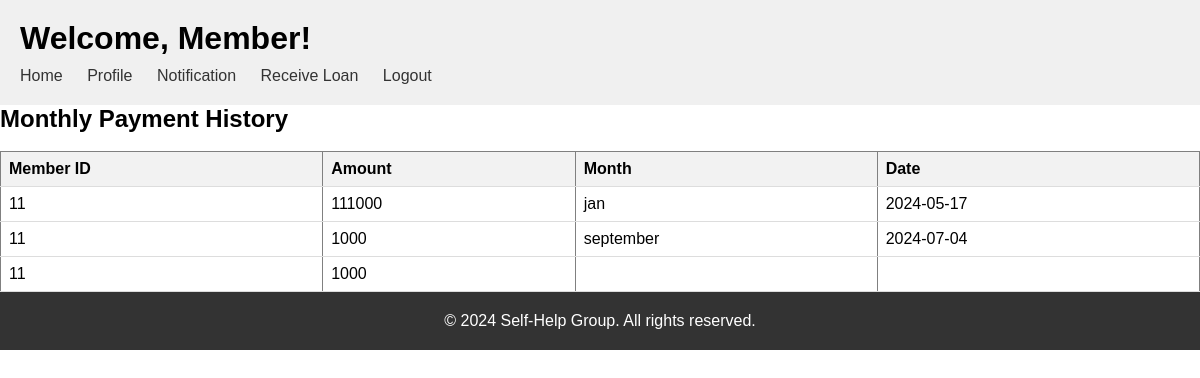
The app's page /MemberViewProviousHistory.php (signed in) with its own data.
### tables this page shows
CREATE TABLE `otherloans` (
  `id` int(11) NOT NULL,
  `organization_name` varchar(255) NOT NULL,
  `date` date NOT NULL,
  `loan_amount` decimal(10,2) NOT NULL,
  `interest_rate` decimal(5,2) NOT NULL,
  `installment_months` int(11) NOT NULL,
  `RequestLoanAmount` varchar(233) NOT NULL,
  `RequestInterestRate` varchar(200) NOT NULL,
  `RequestDate` date DEFAULT NULL,
  `RequestStutas` varchar(111) NOT NULL,
  `saving_amount` varchar(200) DEFAULT NULL,
  `saving_month` varchar(200) DEFAULT NULL,
  `saving_payment_date` datetime(6) DEFAULT NULL,
  `MemberTotalSaving` varchar(200) DEFAULT NULL,
  `memberid` varchar(255) DEFAULT NULL,
  `receive_loan_organisation` varchar(255) DEFAULT NULL,
  `receive_loan_date` date DEFAULT NULL,
  `receive_loan_amount` varchar(255) DEFAULT NULL,
  `receive_loan_interest` varchar(255) DEFAULT NULL,
  `type` varchar(255) DEFAULT NULL,
  `saving_date` date DEFAULT NULL,
  `receive_installment_month` int(200) NOT NULL
);

### MemberViewProviousHistory.php (the view, shortened to what this page needs)
<!DOCTYPE html>
<html lang="en">
<head>
</head>
<body>
<?php include 'MemberHeader.php'; ?>
<?php
include "config.php";
if(isset($_SESSION['user_data'])) {
    $user_data = $_SESSION['user_data'];
    $memberid = $user_data['memberid'];
    $sql = "SELECT * FROM otherloans WHERE memberid = '$memberid'";
    $result = $conn->query($sql);
    if ($result->num_rows > 0) {
        echo "<div class='container'>";
        echo "<h2>Monthly Payment History</h2> <br>";
        echo "<table border='1'>";
        echo "<tr><th>Member ID</th><th>Amount</th><th>Month</th><th>Date</th></tr>";
        while($row = $result->fetch_assoc()) {
            echo "<tr>";
            echo "<td>" . $row["memberid"] . "</td>";
            echo "<td>" . $row["saving_amount"] . "</td>";
            echo "<td>" . $row["saving_month"] . "</td>";
            echo "<td>" . $row["saving_date"] . "</td>";
            echo "</tr>";
        }
        echo "</table>";
        echo "</div>";
    } else {
        echo "<div class='container'>No payments found for the logged-in user.</div>";
    }
} else {
    echo "<div class='container'>No user data found in session. Please log in.</div>";
}
?>
<?php include 'Footer.php'; ?>
</body>
</html>

### style3.css (style rules this page uses)
body, h1, h2, p, ul, li { margin: 0; padding: 0; }
body { font-family: Arial, sans-serif; }

### MemberViewProviousHistory.php (style rules this page uses)
table { border-collapse: collapse; width: 100%; }
th, td { padding: 8px; text-align: left; border-bottom: 1px solid #ddd; }
th { background-color: #f2f2f2; }

### records on screen
otherloans: memberid "11", saving_amount "111000", saving_month "jan", saving_date "2024-05-17"
otherloans: memberid "11", saving_amount "1000", saving_month "september", saving_date "2024-07-04"
otherloans: memberid "11", saving_amount "1000"
